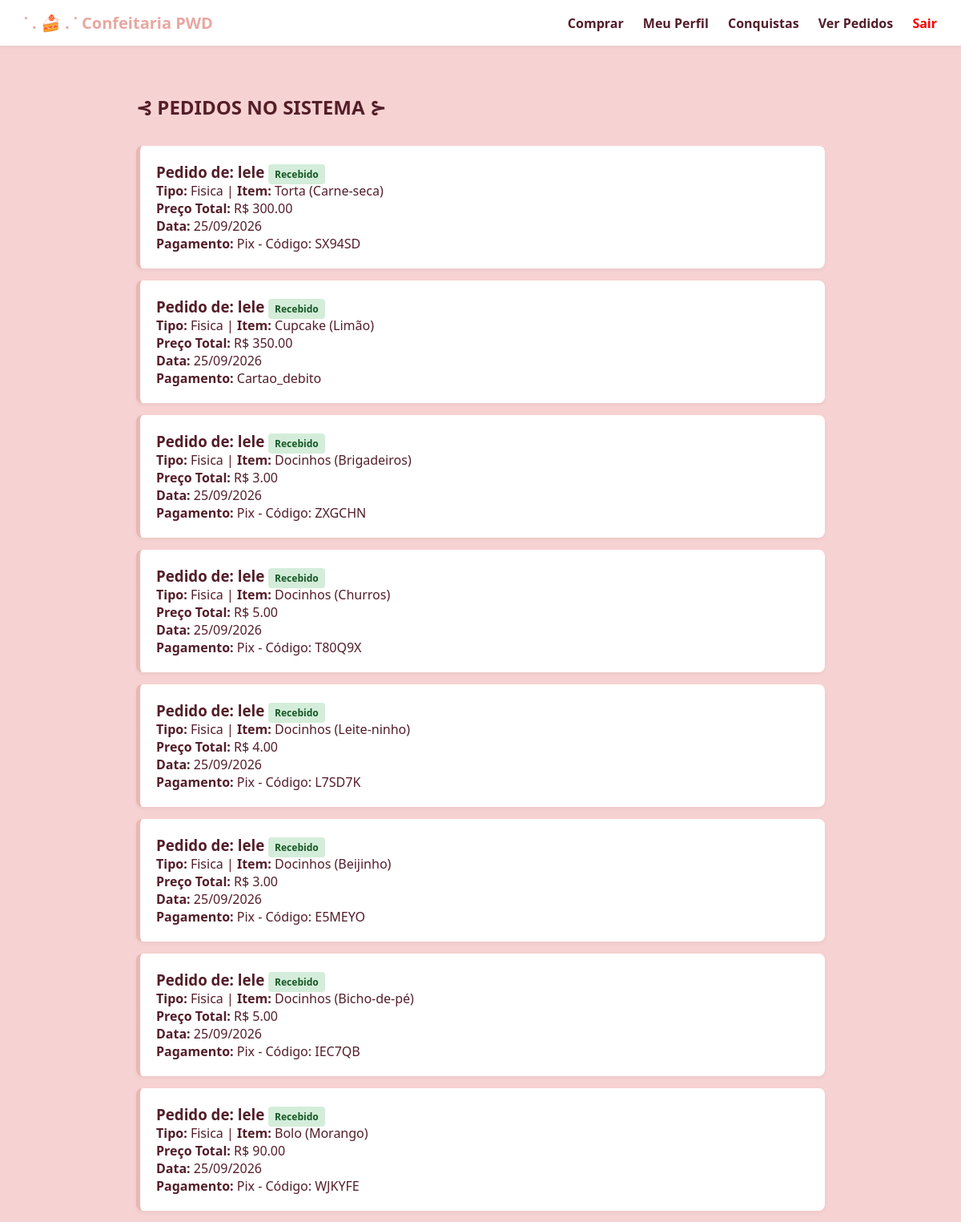
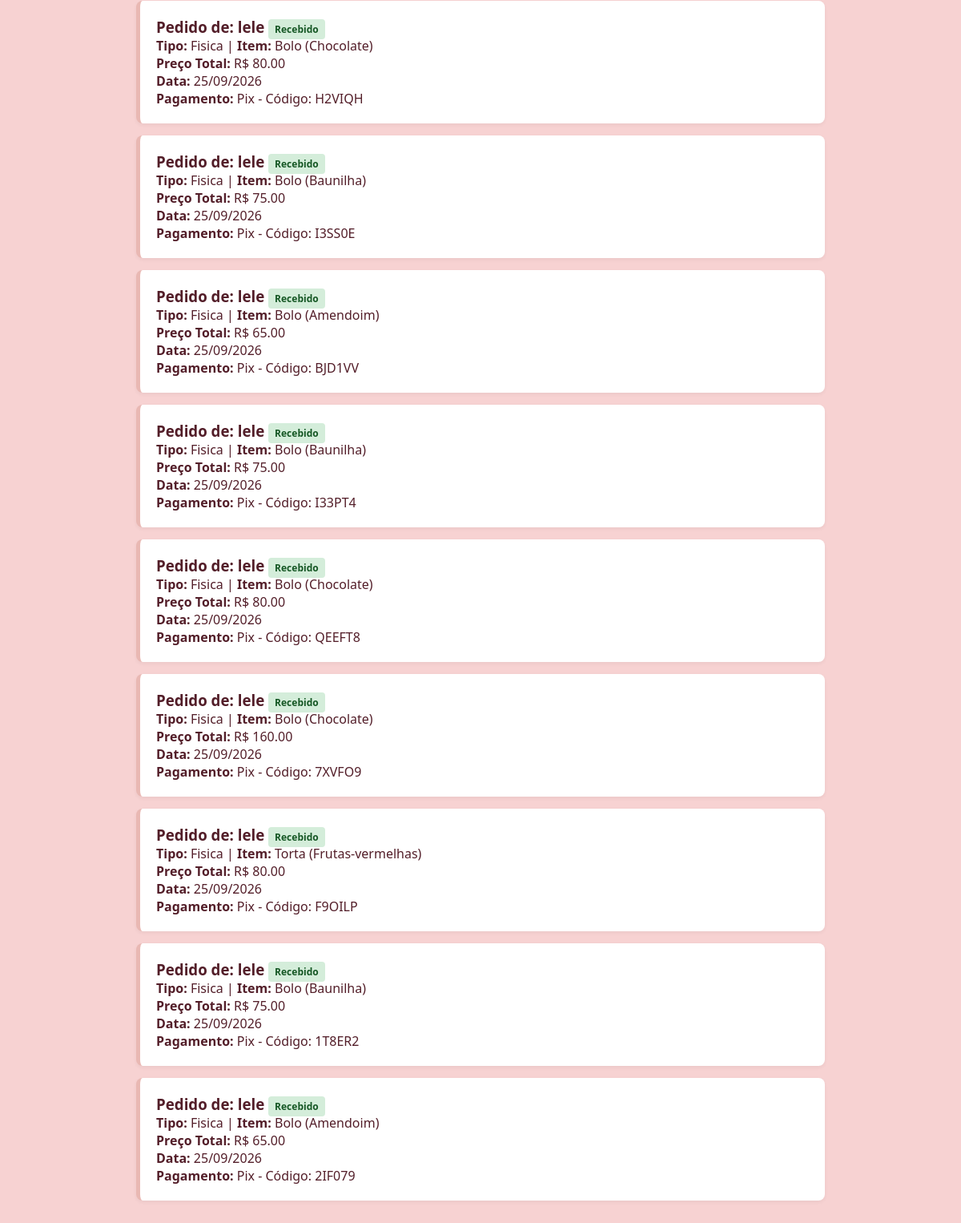
/pedidos (signed in), run on the app's committed database (2 pictures, top to bottom).
### tables this page shows
CREATE TABLE pedidos (
            id INTEGER PRIMARY KEY AUTOINCREMENT,
            cliente_id INTEGER NOT NULL,
            tipo TEXT NOT NULL,
            item TEXT NOT NULL,
            sabor TEXT NOT NULL,
            quantidade INTEGER NOT NULL,
            preco REAL NOT NULL,
            status TEXT NOT NULL,
            data TEXT NOT NULL,
            pagamento_info TEXT,
            endereco TEXT,
            taxa_entrega REAL DEFAULT 0,
            cor TEXT,
            confeito TEXT,
            papel_arroz TEXT,
            glace TEXT,
            pasta_americana TEXT,
            observacao TEXT,
            FOREIGN KEY (cliente_id) REFERENCES clientes(id)
        );

CREATE TABLE clientes (
            id INTEGER PRIMARY KEY AUTOINCREMENT,
            nome TEXT NOT NULL,
            nickname TEXT,
            genero TEXT,
            telefone TEXT,
            email TEXT NOT NULL UNIQUE,
            senha TEXT NOT NULL,
            rua TEXT,
            numero TEXT,
            bairro TEXT,
            cidade TEXT,
            estado TEXT,
            foto BLOB,
            foto_tipo TEXT
        );

### app.py (the view)
@app.route('/pedidos')
def ver_pedidos():
    if 'usuario' not in session:
        return redirect(url_for('index'))
    conexao = conectar()
    if session.get('tipo_usuario') == 'funcionario':
        pedidos_db = conexao.execute("""
            SELECT
                pedidos.*,
                clientes.nome AS cliente
            FROM pedidos
            JOIN clientes
                ON pedidos.cliente_id = clientes.id
            ORDER BY pedidos.id DESC""").fetchall()
    else:
        pedidos_db = conexao.execute("""
            SELECT
                pedidos.*,
                clientes.nome AS cliente
            FROM pedidos
            JOIN clientes
                ON pedidos.cliente_id = clientes.id
            WHERE pedidos.cliente_id = ?
            ORDER BY pedidos.id DESC
        """, (session['usuario']['id'],)).fetchall()
    conexao.close()
    pedidos = []
    for pedido in pedidos_db:
        pedidos.append({'cliente': pedido['cliente'], 'dados': dict(pedido)})
    return render_template('pedidos.html', pedidos=pedidos)

### banco.py (called while the page is built)
def conectar():
    conexao = sqlite3.connect(BANCO)
    conexao.row_factory = sqlite3.Row
    return conexao

### templates/pedidos.html (shortened to what this page needs)
{% extends 'base.html' %}
{% block content %}
<h2>⊰ PEDIDOS NO SISTEMA ⊱</h2>
{% if not pedidos %}
    <p>Nenhum pedido encontrado.</p>
{% else %}
    {% for p in pedidos %}
        <div class="card-pedido">
            <h3>Pedido de: {{ p.cliente }} <span class="badge">{{ p.dados.status }}</span></h3>
            <p><strong>Tipo:</strong> {{ p.dados.tipo }} | <strong>Item:</strong> {{ p.dados.item }} ({{ p.dados.sabor }})</p>
            <p><strong>Preço Total:</strong> R$ {{ "%.2f"|format(p.dados.preco) }}</p>
            <p><strong>Data:</strong> {{ p.dados.data }}</p>
            <p><strong>Pagamento:</strong> {{ p.dados.pagamento_info }}</p>
        </div>
    {% endfor %}
{% endif %}
{% endblock %}

### templates/base.html (shortened to what this page needs)
<!DOCTYPE html>
<html lang="pt-BR">
<head>
    <link rel="stylesheet" href="{{ url_for('static', filename='style.css') }}">
</head>
<body>
    <nav>
        <span style="font-size: 20px; font-weight: bold; color: #e8a7a1;">˙ . 🍰 . ˙ Confeitaria PWD</span>
        <div>
            {% if session.get('usuario') %}
    {% if session.get('tipo_usuario') == 'cliente' %}
        <a href="{{ url_for('comprar_web') }}">
            Comprar
        </a>
        <a href="{{ url_for('perfil') }}">
            Meu Perfil
        </a>
        <a href="{{ url_for('conquistas') }}">
            Conquistas
        </a>
    {% endif %}
    <a href="{{ url_for('ver_pedidos') }}">
        Ver Pedidos
    </a>
    <a
        href="{{ url_for('logout') }}"
        style="color: red;">
        Sair
    </a>
{% endif %}
        </div>
    </nav>
    <div class="container">
        {% block content %}{% endblock %}
    </div>
</body>
</html>

### static/style.css (style rules this page uses)
:root { --primary-color: #e9b8b3; --primary-hover: #d4938d; --dark-color: #531e29; --light-bg: #f7d2d2; --white: #ffffff; }
* { margin: 0; padding: 0; box-sizing: border-box; font-family: 'Segoe UI', system-ui, sans-serif; }
body { background-color: var(--light-bg); color: var(--dark-color); }
nav { background: var(--white); padding: 15px 30px; display: flex; justify-content: space-between; align-items: center; box-shadow: 0 2px 4px rgba(0,0,0,0.05); }
nav a { color: var(--dark-color); text-decoration: none; margin-left: 20px; font-weight: 600; }
.container { max-width: 900px; margin: 40px auto; padding: 20px; }
h2 { margin-bottom: 20px; color: var(--dark-color); border-bottom: 2px solid var(--light-bg); padding-bottom: 10px; }
.card-pedido { background: var(--white); padding: 20px; border-radius: 8px; margin-bottom: 15px; border-left: 5px solid var(--primary-color); box-shadow: 0 2px 5px rgba(0,0,0,0.05); }
.badge { background: #d4edda; color: #155724; padding: 4px 8px; border-radius: 4px; font-size: 12px; font-weight: bold; }

### data on the page
pedidos: cliente "lele", dados.status "Recebido", dados.tipo "Fisica", dados.item "Torta", dados.sabor "Carne-seca", dados.preco "300.00", dados.data "25/09/2026", dados.pagamento_info "Pix - Código: SX94SD"
pedidos: cliente "lele", dados.status "Recebido", dados.tipo "Fisica", dados.item "Cupcake", dados.sabor "Limão", dados.preco "350.00", dados.data "25/09/2026", dados.pagamento_info "Cartao_debito"
pedidos: cliente "lele", dados.status "Recebido", dados.tipo "Fisica", dados.item "Docinhos", dados.sabor "Brigadeiros", dados.preco "3.00", dados.data "25/09/2026", dados.pagamento_info "Pix - Código: ZXGCHN"
pedidos: cliente "lele", dados.status "Recebido", dados.tipo "Fisica", dados.item "Docinhos", dados.sabor "Churros", dados.preco "5.00", dados.data "25/09/2026", dados.pagamento_info "Pix - Código: T80Q9X"
pedidos: cliente "lele", dados.status "Recebido", dados.tipo "Fisica", dados.item "Docinhos", dados.sabor "Leite-ninho", dados.preco "4.00", dados.data "25/09/2026", dados.pagamento_info "Pix - Código: L7SD7K"
pedidos: cliente "lele", dados.status "Recebido", dados.tipo "Fisica", dados.item "Docinhos", dados.sabor "Beijinho", dados.preco "3.00", dados.data "25/09/2026", dados.pagamento_info "Pix - Código: E5MEYO"
pedidos: cliente "lele", dados.status "Recebido", dados.tipo "Fisica", dados.item "Docinhos", dados.sabor "Bicho-de-pé", dados.preco "5.00", dados.data "25/09/2026", dados.pagamento_info "Pix - Código: IEC7QB"
pedidos: cliente "lele", dados.status "Recebido", dados.tipo "Fisica", dados.item "Bolo", dados.sabor "Morango", dados.preco "90.00", dados.data "25/09/2026", dados.pagamento_info "Pix - Código: WJKYFE"
pedidos: cliente "lele", dados.status "Recebido", dados.tipo "Fisica", dados.item "Bolo", dados.sabor "Chocolate", dados.preco "80.00", dados.data "25/09/2026", dados.pagamento_info "Pix - Código: H2VIQH"
pedidos: cliente "lele", dados.status "Recebido", dados.tipo "Fisica", dados.item "Bolo", dados.sabor "Baunilha", dados.preco "75.00", dados.data "25/09/2026", dados.pagamento_info "Pix - Código: I3SS0E"
pedidos: cliente "lele", dados.status "Recebido", dados.tipo "Fisica", dados.item "Bolo", dados.sabor "Amendoim", dados.preco "65.00", dados.data "25/09/2026", dados.pagamento_info "Pix - Código: BJD1VV"
pedidos: cliente "lele", dados.status "Recebido", dados.tipo "Fisica", dados.item "Bolo", dados.sabor "Baunilha", dados.preco "75.00", dados.data "25/09/2026", dados.pagamento_info "Pix - Código: I33PT4"
pedidos: cliente "lele", dados.status "Recebido", dados.tipo "Fisica", dados.item "Bolo", dados.sabor "Chocolate", dados.preco "80.00", dados.data "25/09/2026", dados.pagamento_info "Pix - Código: QEEFT8"
pedidos: cliente "lele", dados.status "Recebido", dados.tipo "Fisica", dados.item "Bolo", dados.sabor "Chocolate", dados.preco "160.00", dados.data "25/09/2026", dados.pagamento_info "Pix - Código: 7XVFO9"
pedidos: cliente "lele", dados.status "Recebido", dados.tipo "Fisica", dados.item "Torta", dados.sabor "Frutas-vermelhas", dados.preco "80.00", dados.data "25/09/2026", dados.pagamento_info "Pix - Código: F9OILP"
pedidos: cliente "lele", dados.status "Recebido", dados.tipo "Fisica", dados.item "Bolo", dados.sabor "Baunilha", dados.preco "75.00", dados.data "25/09/2026", dados.pagamento_info "Pix - Código: 1T8ER2"
pedidos: cliente "lele", dados.status "Recebido", dados.tipo "Fisica", dados.item "Bolo", dados.sabor "Amendoim", dados.preco "65.00", dados.data "25/09/2026", dados.pagamento_info "Pix - Código: 2IF079"
